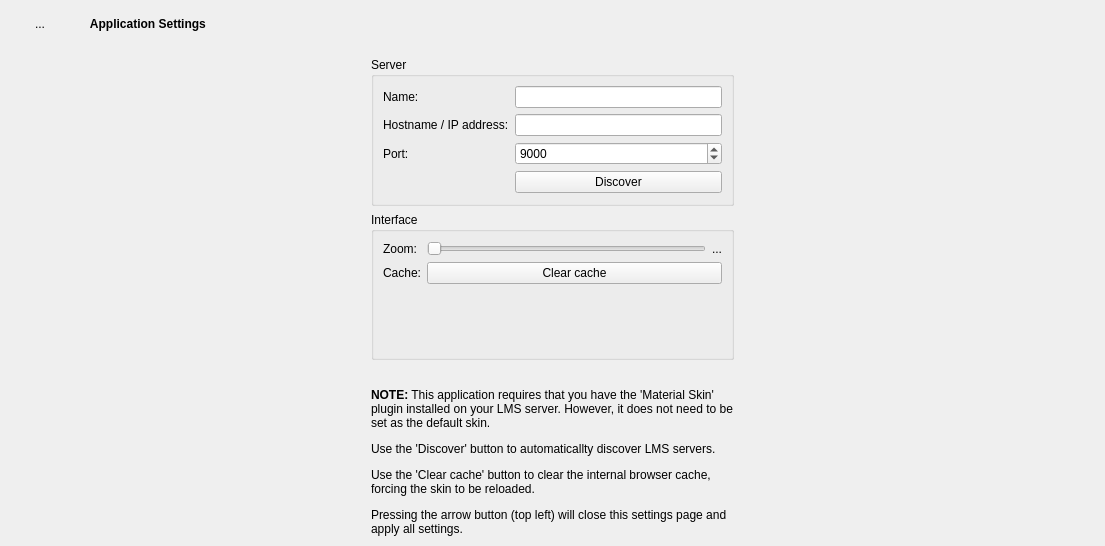
<?xml version="1.0" encoding="UTF-8"?>
<ui version="4.0">
 <class>SettingsWidget</class>
 <widget class="QWidget" name="SettingsWidget">
  <property name="geometry">
   <rect>
    <x>0</x>
    <y>0</y>
    <width>1105</width>
    <height>546</height>
   </rect>
  </property>
  <property name="windowTitle">
   <string>Form</string>
  </property>
  <layout class="QVBoxLayout" name="verticalLayout_3">
   <property name="spacing">
    <number>0</number>
   </property>
   <property name="leftMargin">
    <number>0</number>
   </property>
   <property name="topMargin">
    <number>0</number>
   </property>
   <property name="rightMargin">
    <number>0</number>
   </property>
   <property name="bottomMargin">
    <number>0</number>
   </property>
   <item>
    <widget class="QWidget" name="toolbar" native="true">
     <property name="sizePolicy">
      <sizepolicy hsizetype="Preferred" vsizetype="Maximum">
       <horstretch>0</horstretch>
       <verstretch>0</verstretch>
      </sizepolicy>
     </property>
     <property name="minimumSize">
      <size>
       <width>0</width>
       <height>48</height>
      </size>
     </property>
     <layout class="QHBoxLayout" name="horizontalLayout_2">
      <property name="spacing">
       <number>0</number>
      </property>
      <property name="leftMargin">
       <number>0</number>
      </property>
      <property name="topMargin">
       <number>0</number>
      </property>
      <property name="rightMargin">
       <number>0</number>
      </property>
      <property name="bottomMargin">
       <number>0</number>
      </property>
      <item>
       <widget class="QPushButton" name="backButton">
        <property name="sizePolicy">
         <sizepolicy hsizetype="Maximum" vsizetype="Maximum">
          <horstretch>0</horstretch>
          <verstretch>0</verstretch>
         </sizepolicy>
        </property>
        <property name="focusPolicy">
         <enum>Qt::NoFocus</enum>
        </property>
        <property name="contextMenuPolicy">
         <enum>Qt::NoContextMenu</enum>
        </property>
        <property name="autoFillBackground">
         <bool>true</bool>
        </property>
        <property name="text">
         <string>...</string>
        </property>
        <property name="flat">
         <bool>true</bool>
        </property>
       </widget>
      </item>
      <item>
       <widget class="QLabel" name="title">
        <property name="minimumSize">
         <size>
          <width>0</width>
          <height>0</height>
         </size>
        </property>
        <property name="autoFillBackground">
         <bool>true</bool>
        </property>
        <property name="text">
         <string>&lt;B&gt;&amp;nbsp;&amp;nbsp;&amp;nbsp;Application Settings&lt;/B&gt;</string>
        </property>
       </widget>
      </item>
     </layout>
    </widget>
   </item>
   <item>
    <widget class="QScrollArea" name="scrollArea">
     <property name="frameShape">
      <enum>QFrame::NoFrame</enum>
     </property>
     <property name="widgetResizable">
      <bool>true</bool>
     </property>
     <widget class="QWidget" name="scrollAreaWidgetContents">
      <property name="geometry">
       <rect>
        <x>0</x>
        <y>0</y>
        <width>1084</width>
        <height>628</height>
       </rect>
      </property>
      <layout class="QGridLayout" name="gridLayout">
       <item row="0" column="0">
        <spacer name="horizontalSpacer">
         <property name="orientation">
          <enum>Qt::Horizontal</enum>
         </property>
         <property name="sizeType">
          <enum>QSizePolicy::Expanding</enum>
         </property>
         <property name="sizeHint" stdset="0">
          <size>
           <width>314</width>
           <height>0</height>
          </size>
         </property>
        </spacer>
       </item>
       <item row="0" column="1">
        <widget class="QGroupBox" name="serverGroupBox">
         <property name="sizePolicy">
          <sizepolicy hsizetype="MinimumExpanding" vsizetype="Preferred">
           <horstretch>0</horstretch>
           <verstretch>0</verstretch>
          </sizepolicy>
         </property>
         <property name="maximumSize">
          <size>
           <width>1000</width>
           <height>16777215</height>
          </size>
         </property>
         <property name="title">
          <string>Server</string>
         </property>
         <layout class="QFormLayout" name="formLayout">
          <item row="0" column="0">
           <widget class="QLabel" name="label_3">
            <property name="text">
             <string>Name:</string>
            </property>
           </widget>
          </item>
          <item row="0" column="1">
           <widget class="QLineEdit" name="serverName"/>
          </item>
          <item row="1" column="0">
           <widget class="QLabel" name="label_2">
            <property name="text">
             <string>Hostname / IP address:</string>
            </property>
           </widget>
          </item>
          <item row="1" column="1">
           <widget class="QLineEdit" name="serverAddress"/>
          </item>
          <item row="2" column="0">
           <widget class="QLabel" name="label_4">
            <property name="text">
             <string>Port:</string>
            </property>
           </widget>
          </item>
          <item row="2" column="1">
           <widget class="QSpinBox" name="serverPort">
            <property name="minimum">
             <number>1</number>
            </property>
            <property name="maximum">
             <number>65535</number>
            </property>
            <property name="value">
             <number>9000</number>
            </property>
           </widget>
          </item>
          <item row="4" column="1">
           <widget class="QPushButton" name="discoverServer">
            <property name="text">
             <string>Discover</string>
            </property>
           </widget>
          </item>
         </layout>
        </widget>
       </item>
       <item row="0" column="2">
        <spacer name="horizontalSpacer_2">
         <property name="orientation">
          <enum>Qt::Horizontal</enum>
         </property>
         <property name="sizeType">
          <enum>QSizePolicy::Expanding</enum>
         </property>
         <property name="sizeHint" stdset="0">
          <size>
           <width>313</width>
           <height>0</height>
          </size>
         </property>
        </spacer>
       </item>
       <item row="1" column="1">
        <widget class="QGroupBox" name="interfaceGroupBox">
         <property name="sizePolicy">
          <sizepolicy hsizetype="MinimumExpanding" vsizetype="Preferred">
           <horstretch>0</horstretch>
           <verstretch>0</verstretch>
          </sizepolicy>
         </property>
         <property name="maximumSize">
          <size>
           <width>1000</width>
           <height>16777215</height>
          </size>
         </property>
         <property name="title">
          <string>Interface</string>
         </property>
         <layout class="QFormLayout" name="formLayout_2">
          <item row="0" column="0">
           <widget class="QLabel" name="label_6">
            <property name="text">
             <string>Zoom:</string>
            </property>
           </widget>
          </item>
          <item row="0" column="1">
           <layout class="QHBoxLayout" name="horizontalLayout">
            <item>
             <widget class="QSlider" name="zoom">
              <property name="minimum">
               <number>1</number>
              </property>
              <property name="maximum">
               <number>20</number>
              </property>
              <property name="pageStep">
               <number>1</number>
              </property>
              <property name="orientation">
               <enum>Qt::Horizontal</enum>
              </property>
             </widget>
            </item>
            <item>
             <widget class="QLabel" name="zoomPc">
              <property name="text">
               <string>...</string>
              </property>
             </widget>
            </item>
           </layout>
          </item>
          <item row="1" column="0">
           <widget class="QLabel" name="label_7">
            <property name="text">
             <string>Cache:</string>
            </property>
           </widget>
          </item>
          <item row="1" column="1">
           <widget class="QPushButton" name="clearCache">
            <property name="text">
             <string>Clear cache</string>
            </property>
           </widget>
          </item>
         </layout>
        </widget>
       </item>
       <item row="2" column="1">
        <spacer name="verticalSpacer_6">
         <property name="orientation">
          <enum>Qt::Vertical</enum>
         </property>
         <property name="sizeType">
          <enum>QSizePolicy::Fixed</enum>
         </property>
         <property name="sizeHint" stdset="0">
          <size>
           <width>20</width>
           <height>22</height>
          </size>
         </property>
        </spacer>
       </item>
       <item row="3" column="1">
        <widget class="QLabel" name="label_9">
         <property name="sizePolicy">
          <sizepolicy hsizetype="MinimumExpanding" vsizetype="Preferred">
           <horstretch>0</horstretch>
           <verstretch>0</verstretch>
          </sizepolicy>
         </property>
         <property name="maximumSize">
          <size>
           <width>1000</width>
           <height>16777215</height>
          </size>
         </property>
         <property name="text">
          <string>&lt;html&gt;&lt;head/&gt;&lt;body&gt;&lt;p&gt;&lt;span style=&quot; font-weight:600;&quot;&gt;NOTE:&lt;/span&gt; This application requires that you have the 'Material Skin' plugin installed on your LMS server. However, it does not need to be set as the default skin.&lt;/p&gt;&lt;p&gt;Use the 'Discover' button to automaticallty discover LMS servers.&lt;/p&gt;&lt;p&gt;Use the 'Clear cache' button to clear the internal browser cache, forcing the skin to be reloaded.&lt;/p&gt;&lt;p&gt;Pressing the arrow button (top left) will close this settings page and apply all settings.&lt;/p&gt;&lt;/body&gt;&lt;/html&gt;</string>
         </property>
         <property name="textFormat">
          <enum>Qt::RichText</enum>
         </property>
         <property name="wordWrap">
          <bool>true</bool>
         </property>
        </widget>
       </item>
      </layout>
     </widget>
    </widget>
   </item>
  </layout>
 </widget>
 <resources/>
 <connections/>
</ui>
